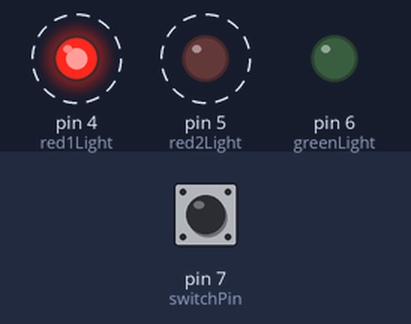
This sketch was run on a simulated Arduino Uno, built with avr-gcc and run on an emulated ATmega328P. Shown: output pins drawn as LEDs (lit = HIGH). Dashed ring = blinking. Inputs (shaded band) come from the test bench; at power-on: pin 7 (switchPin) HIGH.

Above: at 2.0 s.
2.1 s: pin 7 (switchPin) pulled LOW for 3.2 s
At 2.25 s:
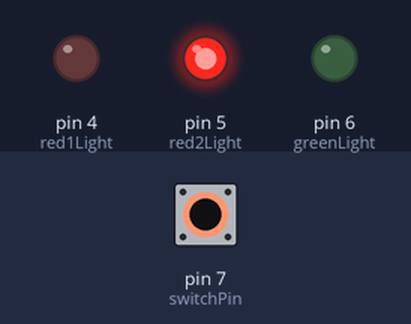
At 2.7 s:
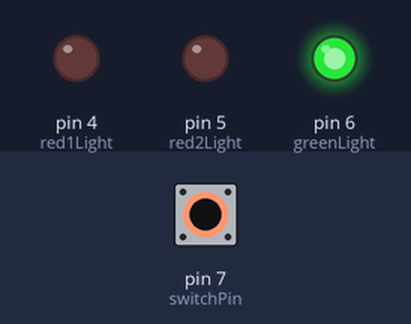
Timing chart, 0 to 12.8 s (numbered marks = the images above; inputs shaded):
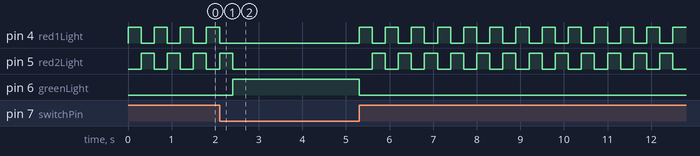

The sketch:

SpaceshipConsole.ino
```cpp
int switchState = 0;
int switchPin = 7;
int greenLight = 6;
int red1Light = 4;
int red2Light = 5;

void setup() {
  // put your setup code here, to run once:
  pinMode(red1Light, OUTPUT);
  pinMode(red2Light, OUTPUT);
  pinMode(greenLight, OUTPUT);
  pinMode(switchPin, INPUT);
}

void loop() {
  // put your main code here, to run repeatedly:
  switchState = digitalRead(switchPin);

  if (switchState == LOW) {
    digitalWrite(red1Light, LOW);
    digitalWrite(red2Light, LOW);
    digitalWrite(greenLight, HIGH);
  }
  else {
    digitalWrite(red1Light, HIGH);
    digitalWrite(red2Light, LOW);
    digitalWrite(greenLight, LOW);

    delay (300);

    digitalWrite(red1Light, LOW);
    digitalWrite(red2Light, HIGH);

    delay (300);
  }
}
```

Measured:
- after the input at 2.1 s, pin 6 (greenLight): LOW → HIGH after 0.30 s, → LOW 2.9 s later
- by itself, pin 4 (red1Light): repeats every 0.60 s: HIGH 0.30 s, LOW 0.30 s
